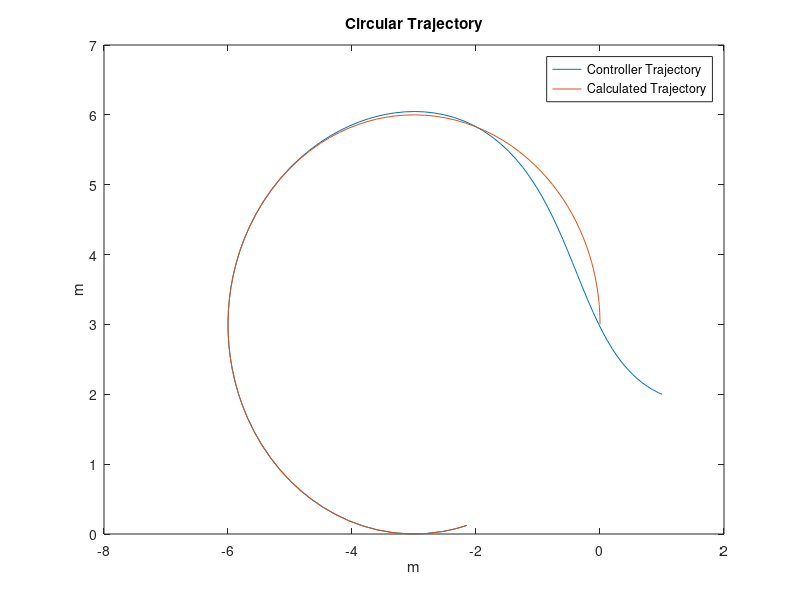
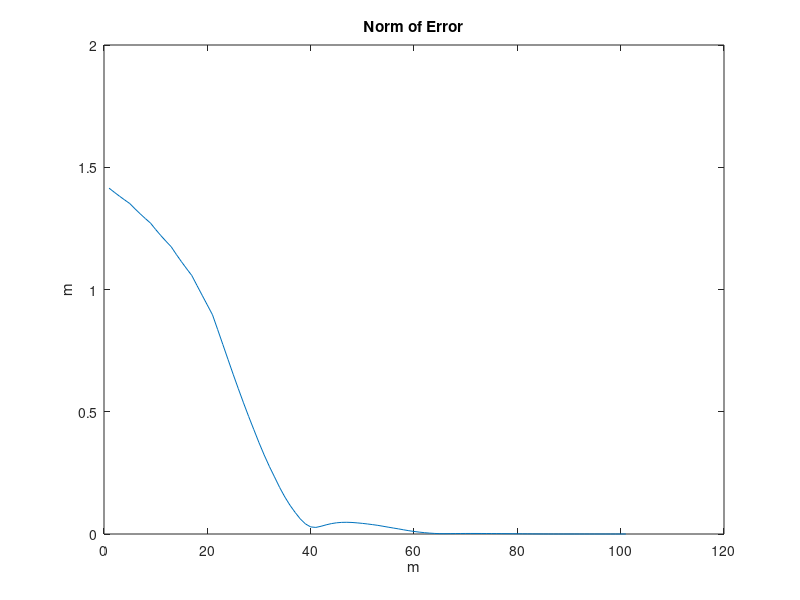

These charts were generated, in order, by the following MATLAB code:
%% Subacz, RBE502, Homework 6, Problem 1A
function []=Figure_11_14()
    clc, clear all, close all
    %Parameters - Pages found on page 509 in Siciliano, Book of Robotics
    Tf=15; %Run time
    d_r=0.7; % damping ration 
    w_d=1/3; % desired steering velocity 
    v_d=1; % desired linear velocity
    n_f=1; % natural frequency
    k_1=2*d_r*n_f; % controller gain
    k_2=(n_f^2-w_d^2)/v_d; % controller gain
    k_3=k_1; % controller gain
    
    Start_Pos=[1, 0, 0]; % Initial starting position - format [x, y, theta]
    End_Pos=[0, 1, 0]; % Initial ending position
    Error = End_Pos-Start_Pos; % Initial error position
    x0=Error; % Initial ode45  input

    [T,X] = ode45(@(t,x)ODE45Controller(t,x),[0 Tf],x0);

    function [dx] = ODE45Controller(~,x)
        %Calculate the closed loop linearized dynamics - page 505
        dx=[-k_1*x(1) + w_d*x(2);
            -w_d*x(1) + v_d*x(3);
            -k_2*x(2) - k_3*x(3)];
    end

    %Error vector format [x,y,theta]
    Error=[X(:,1), X(:,2), X(:,3)];
    
    %Calcalate the desired end position
    x_End_Pos = -3 + 3*cos((1/3)*T);
    y_End_Pos = 3 + 3*sin((1/3)*T);
    t_zeros = zeros(length(x_End_Pos),1);
    End_Pos = [x_End_Pos,y_End_Pos,t_zeros];
   
    %Calculate the position of robot
    Start_Pos=End_Pos - Error; 

    %Plot trajectories of controller
    figure
    plot(Start_Pos(:,1), Start_Pos(:,2));
    hold on
    plot(End_Pos(:,1), End_Pos(:,2));
    title('Circular Trajectory')
    xlabel('m')
    ylabel('m')
    legend('Controller Trajectory' ,'Calculated Trajectory')

    % Plot the norm error of the error
    figure
    norm_error = sqrt(Error(:,1).^2 + Error(:,2).^2);
    plot(norm_error);
    title('Norm of Error')
    xlabel('m')
    ylabel('m')
end